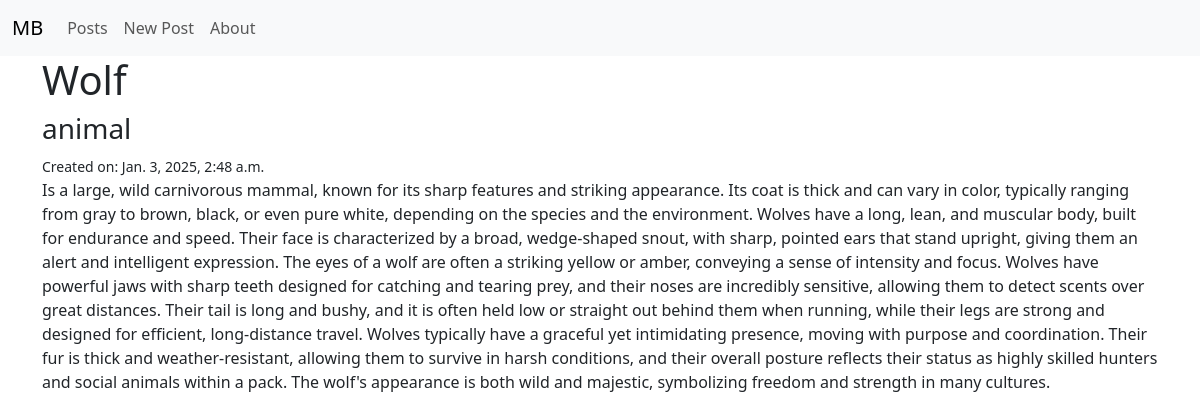
/posts/3/, run on the app's committed database.
### posts/models.py (models this page shows, shortened)
class Post(models.Model):                                    #inheritance
    title = models.CharField(max_length=128)                 #composition
    subtitle = models.CharField(max_length=256)              #composition
    body = models.TextField()                                #composition
    created_on = models.DateTimeField(auto_now_add=True)     #composition

### posts/views.py (the view)
# urls.py: path("<int:pk>/", views.PostDetailView.as_view(), name="detail"),
class PostDetailView(DetailView):
    template_name = "posts/detail.html"
    model = Post

### templates/posts/detail.html (shortened to what this page needs)
{% extends 'base.html' %}
{% block content %}
<h1>{{ post.title }}</h1>
<h3>{{ post.subtitle }}</h3>
<small>Created on: {{ post.created_on }}</small>
<p>{{ post.body}}</p>
  {% endblock content %}

### data on the page
Post: title "Wolf", subtitle "animal", created_on "Jan. 3, 2025, 2:48 a.m.", body "Is a large, wild carnivorous mammal, known for its sharp features and striking appearance. Its coat is thick and can vary in color, typically ranging from gray to brown, black, or even pure white, depending on the species and the environment. Wolves have a long, lean, and muscular body, built for endurance and speed. Their face is characterized by a broad, wedge-shaped snout, with sharp, pointed ears that stand upright, giving them an alert and intelligent expression. The eyes of a wolf are often a striking yellow or amber, conveying a sense of intensity and focus. Wolves have powerful jaws with sharp teeth designed for catching and tearing prey, and their noses are incredibly sensitive,…"
